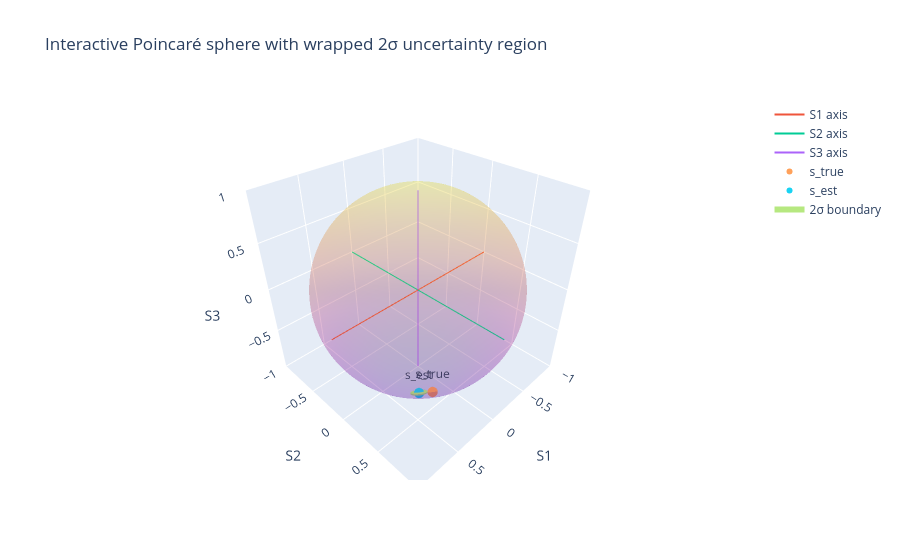

This figure's notebook cell:
### Code cell
def tan_basis(s):
    if abs(s[0]) < 0.9:
        a = np.array([1,0,0])
    else:
        a = np.array([0,1,0])
    e1 = a - np.dot(a,s) * s
    e1_norm = e1/np.linalg.norm(e1)
    e2 = np.cross(s,e1_norm)
    e2_norm = e2/np.linalg.norm(e2)
    B = np.column_stack((e1_norm,e2_norm))
    return B

def sphere_map(s,v):
    r = np.linalg.norm(v)
    if r<1e-14:
        return s.copy()
    return np.cos(r)*s+np.sin(r)*(v/r)

def unc_patch(s_est,Cov,nsigma=1):
    P = np.eye(3) - np.outer(s_est,s_est)
    Cov_tan = P @ Cov @ P
    B = tan_basis(s_est)
    Cov_2D = B.T @ Cov_tan @ B
    Cov_2D = 0.5 * (Cov_2D + Cov_2D.T)
    evals, evecs = np.linalg.eigh(Cov_2D)
    evals = np.clip(evals,0,None)
    axes = nsigma * np.sqrt(evals)
    A = evecs @ np.diag(axes)
    r_vals = np.linspace(0,1,25)
    phi_vals = np.linspace(0,2*np.pi,80)
    X = np.zeros((25,80))
    Y = X
    Z = Y
    for i, rho in enumerate(r_vals):
        for j, phi in enumerate(phi_vals):
            u = np.array([rho*np.cos(phi),rho*np.sin(phi)])
            xi = A @ u
            v = B @ xi
            p = sphere_map(s_est,v)
            X[i,j],Y[i,j],Z[i,j] = p
    boundary = []
    for phi in phi_vals:
        u = np.array([np.cos(phi),np.sin(phi)])
        xi = A @ u
        v = B @ xi
        p = sphere_map(s_est,v)
        boundary.append(p)
    boundary = np.array(boundary)
    return X,Y,Z,boundary

def poincare_w_unc(s_true,s_est,Cov,nsigma=1):
    Xp,Yp,Zp,boundary = unc_patch(s_est,Cov,nsigma=nsigma)

    u = np.linspace(0,2*np.pi,180)
    v = np.linspace(0,np.pi,90)

    Xs = np.outer(np.cos(u),np.sin(v))
    Ys = np.outer(np.sin(u),np.sin(v))
    Zs = np.outer(np.ones_like(u),np.cos(v))

    fig = go.Figure()
    fig.add_trace(go.Surface(
        x=Xs,y=Ys,z=Zs,
        opacity=0.18,
        showscale=False,
        name="Poincaré sphere"
    ))

    fig.add_trace(go.Scatter3d(x=[-1,1],y=[0,0],z=[0,0],mode='lines',name='S1 axis'))
    fig.add_trace(go.Scatter3d(x=[0,0],y=[-1,1],z=[0,0],mode='lines',name='S2 axis'))
    fig.add_trace(go.Scatter3d(x=[0,0],y=[0,0],z=[-1,1],mode='lines',name='S3 axis'))

    fig.add_trace(go.Scatter3d(
        x=[s_true[0]],y=[s_true[1]],z=[s_true[2]],
        mode='markers+text',
        marker=dict(size=6),
        text=['s_true'],
        textposition='top center',
        name='s_true'
    ))

    fig.add_trace(go.Scatter3d(
        x=[s_est[0]],y=[s_est[1]],z=[s_est[2]],
        mode='markers+text',
        marker=dict(size=6),
        text=['s_est'],
        textposition='top center',
        name='s_est'
    ))

    fig.add_trace(go.Surface(
        x=Xp,y=Yp,z=Zp,
        opacity=0.55,
        showscale=False,
        name=f"{nsigma}σ region"
    ))

    fig.add_trace(go.Scatter3d(
        x=boundary[:,0],y=boundary[:,1],z=boundary[:,2],
        mode='lines',
        line=dict(width=6),
        name=f"{nsigma}σ boundary"
    ))

    fig.update_layout(
        title=f"Interactive Poincaré sphere with wrapped {nsigma}σ uncertainty region",
        scene=dict(
            xaxis=dict(title='S1',range=[-1,1]),
            yaxis=dict(title='S2',range=[-1,1]),
            zaxis=dict(title='S3',range=[-1,1]),
            aspectmode='cube'
        )
    )

    fig.show()
    fig.write_html("poincare_w_unc.html")

poincare_w_unc(s_true,s_est,s_est_Cov,2)

### Figure 1 — Plotly figure (JSON) as saved in the notebook; plotly's stock layout.template omitted (floating-point values rounded to 4 significant figures; data arrays with more than 128 entries replaced by an {"elided": "..."} marker saying what was removed)
{"data": [{"name": "Poincaré sphere", "opacity": 0.18, "showscale": false, "type": "surface", "x": {"elided": "180x90 float values"}, "y": {"elided": "180x90 float values"}, "z": {"elided": "180x90 float values"}}, {"mode": "lines", "name": "S1 axis", "type": "scatter3d", "x": [-1, 1], "y": [0, 0], "z": [0, 0]}, {"mode": "lines", "name": "S2 axis", "type": "scatter3d", "x": [0, 0], "y": [-1, 1], "z": [0, 0]}, {"mode": "lines", "name": "S3 axis", "type": "scatter3d", "x": [0, 0], "y": [0, 0], "z": [-1, 1]}, {"marker": {"size": 6}, "mode": "markers+text", "name": "s_true", "text": ["s_true"], "textposition": "top center", "type": "scatter3d", "x": [0.2419], "y": [0.4401], "z": [-0.8647]}, {"marker": {"size": 6}, "mode": "markers+text", "name": "s_est", "text": ["s_est"], "textposition": "top center", "type": "scatter3d", "x": [0.3388], "y": [0.3515], "z": [-0.8727]}, {"name": "2σ region", "opacity": 0.55, "showscale": false, "type": "surface", "x": {"elided": "25x80 float values"}, "y": {"elided": "25x80 float values"}, "z": {"elided": "25x80 float values"}}, {"line": {"width": 6}, "mode": "lines", "name": "2σ boundary", "type": "scatter3d", "x": [0.3503, 0.3452, 0.34, 0.3347, 0.3295, 0.3243, 0.3193, 0.3143, 0.3095, 0.3048, 0.3004, 0.2962, 0.2923, 0.2887, 0.2854, 0.2824, 0.2798, 0.2776, 0.2757, 0.2743, 0.2732, 0.2726, 0.2724, 0.2726, 0.2733, 0.2743, 0.2758, 0.2777, 0.2799, 0.2825, 0.2855, 0.2888, 0.2924, 0.2963, 0.3005, 0.3049, 0.3095, 0.3143, 0.3192, 0.3243, 0.3294, 0.3346, 0.3398, 0.345, 0.3501, 0.3551, 0.3601, 0.3649, 0.3695, 0.3739, 0.3781, 0.3821, 0.3857, 0.3891, 0.3922, 0.3949, 0.3972, 0.3992, 0.4009, 0.4021, 0.4029, 0.4034, 0.4034, 0.403, 0.4022, 0.401, 0.3995, 0.3975, 0.3952, 0.3925, 0.3895, 0.3861, 0.3824, 0.3785, 0.3743, 0.3698, 0.3652, 0.3604, 0.3554, 0.3503], "y": [0.3807, 0.3831, 0.3854, 0.3875, 0.3893, 0.3908, 0.3921, 0.3932, 0.3939, 0.3944, 0.3947, 0.3946, 0.3943, 0.3937, 0.3928, 0.3917, 0.3903, 0.3887, 0.3868, 0.3847, 0.3825, 0.38, 0.3773, 0.3745, 0.3716, 0.3685, 0.3653, 0.362, 0.3587, 0.3553, 0.3519, 0.3484, 0.345, 0.3417, 0.3383, 0.3351, 0.3319, 0.3289, 0.326, 0.3233, 0.3207, 0.3183, 0.3161, 0.3141, 0.3123, 0.3108, 0.3096, 0.3085, 0.3078, 0.3073, 0.3071, 0.3072, 0.3076, 0.3082, 0.3091, 0.3103, 0.3117, 0.3134, 0.3154, 0.3175, 0.3199, 0.3225, 0.3253, 0.3282, 0.3313, 0.3346, 0.3379, 0.3413, 0.3448, 0.3483, 0.3518, 0.3554, 0.3589, 0.3623, 0.3657, 0.369, 0.3721, 0.3751, 0.378, 0.3807], "z": [-0.8558, -0.8568, -0.8578, -0.859, -0.8602, -0.8614, -0.8627, -0.8641, -0.8655, -0.8669, -0.8683, -0.8698, -0.8713, -0.8727, -0.8742, -0.8757, -0.8771, -0.8786, -0.88, -0.8813, -0.8827, -0.8839, -0.8851, -0.8862, -0.8873, -0.8882, -0.8891, -0.8899, -0.8905, -0.891, -0.8914, -0.8917, -0.8919, -0.8919, -0.8918, -0.8915, -0.8911, -0.8905, -0.8898, -0.889, -0.8881, -0.887, -0.8858, -0.8845, -0.8831, -0.8816, -0.8801, -0.8784, -0.8768, -0.8751, -0.8733, -0.8716, -0.8698, -0.8681, -0.8664, -0.8647, -0.8631, -0.8616, -0.8601, -0.8588, -0.8575, -0.8563, -0.8553, -0.8543, -0.8535, -0.8528, -0.8522, -0.8518, -0.8514, -0.8513, -0.8512, -0.8513, -0.8514, -0.8518, -0.8522, -0.8527, -0.8533, -0.8541, -0.8549, -0.8558]}], "layout": {"scene": {"aspectmode": "cube", "xaxis": {"range": [-1, 1], "title": {"text": "S1"}}, "yaxis": {"range": [-1, 1], "title": {"text": "S2"}}, "zaxis": {"range": [-1, 1], "title": {"text": "S3"}}}, "title": {"text": "Interactive Poincaré sphere with wrapped 2σ uncertainty region"}}}
